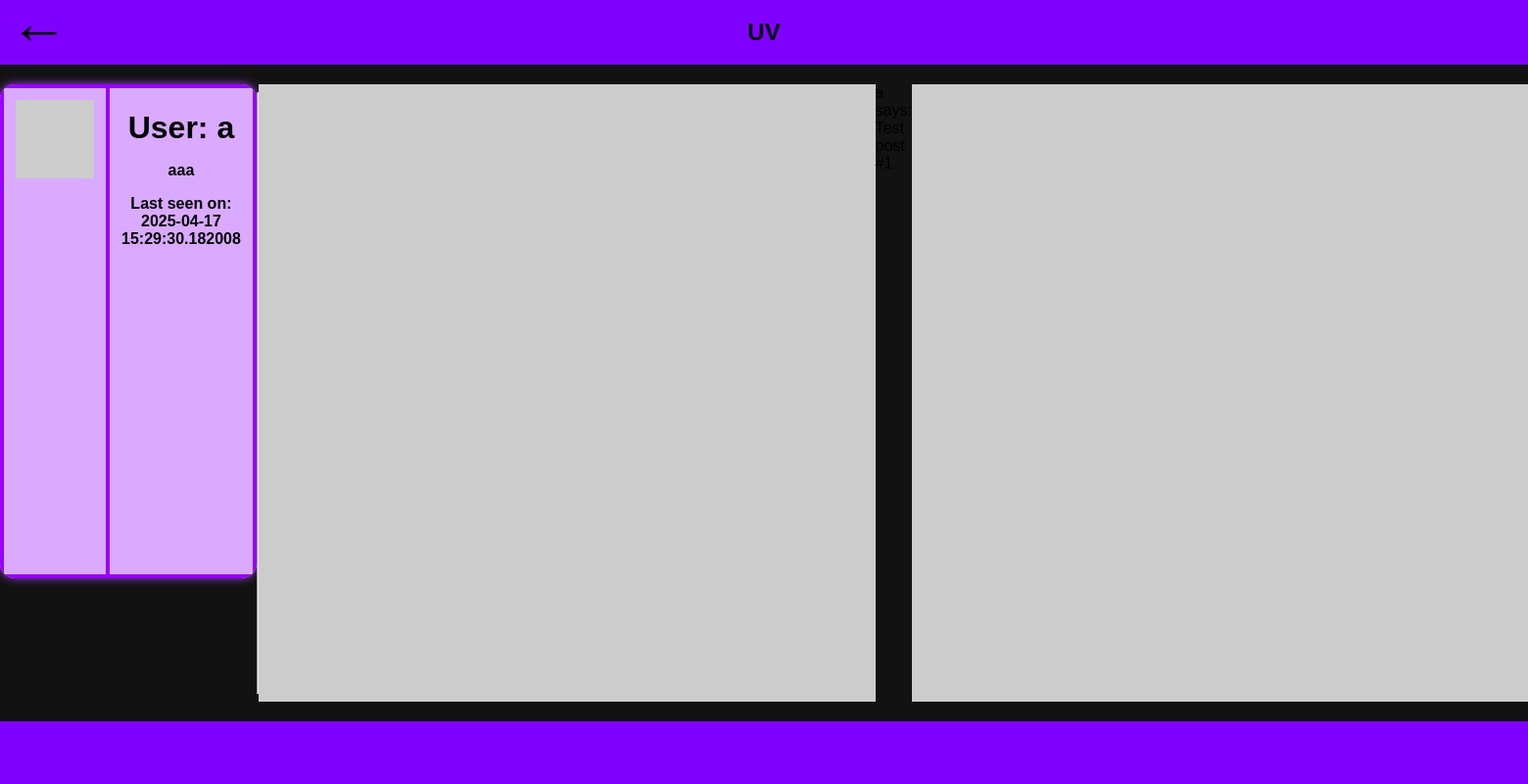
The page /user/a (signed in) on the database its author committed.
### app/models.py (models this page shows, shortened)
class User(UserMixin, db.Model):
    id: so.Mapped[int] = so.mapped_column(primary_key=True)
    username: so.Mapped[str] = so.mapped_column(sa.String(64), index=True,
                                                unique=True)
    email: so.Mapped[str] = so.mapped_column(sa.String(120), index=True,
                                                unique=True)
    password_hash: so.Mapped[Optional[str]] = so.mapped_column(sa.String(256))
    posts: so.WriteOnlyMapped['Post'] = so.relationship(
        back_populates='author')
    def avatar(self, size):
        digest = md5(self.email.lower().encode('utf-8')).hexdigest()
        return f'https://www.gravatar.com/avatar/%7Bdigest%7D?d=identicon&s={size}'
    about_me: so.Mapped[Optional[str]] = so.mapped_column(sa.String(140))
    last_seen: so.Mapped[Optional[datetime]] = so.mapped_column(
        default=lambda: datetime.now(timezone.utc))

### app/routes.py (the view)
@app.route('/user/<username>')
@login_required
def user(username):
    user = db.first_or_404(sa.select(User).where(User.username == username))
    posts = [
        {'author': user, 'body': 'Test post #1'},
        {'author': user, 'body': 'Test post #2'}
    ]
    return render_template('user.html', user=user, posts=posts, exibir_botao_voltar=True)

### app/models.py (called while the page is built)
@login.user_loader
def load_user(id):
    return db.session.get(User, int(id))

### app/routes.py (called while the page is built)
@app.before_request
def before_request():
    if current_user.is_authenticated:
        current_user.last_seen = datetime.now(timezone.utc)
        db.session.commit()

### app/templates/user.html (shortened to what this page needs)
{% extends "base.html" %}
{% block content %}
        <table>
            <tr valign="top">
                <td><img src="{{ user.avatar(128) }}"></td>
                <td>
                    <h1>User: {{ user.username }}</h1>
                    {% if user.about_me %}<p>{{ user.about_me }} </p>{% endif %}
                    {% if user.last_seen %}<p>Last seen on: {{ user.last_seen }}</p>{% endif %}
                </td>
            </tr>
        </table>
    <hr>
    {% for post in posts %}
        {% include '_post.html' %}
    {% endfor %}
{% endblock %}

### app/static/css/base.css (style rules this page uses)
html, body { height: 100%; margin: 0; padding: 0; display: flex; flex-direction: column; background-color: #111111ed; font-family: 'Segoe UI', Tahoma, Geneva, Verdana, sans-serif; color: #eee; }

### app/static/css/registros.css (style rules this page uses)
h1, h2 { text-align: center; margin: 10px 0; }
table { background-color: #d9aaff; border-collapse: collapse; width: 80%; max-width: 400px; border-radius: 15px; overflow: hidden; box-shadow: 0 0 10px #a03de3; height: 80%; }
th, td { padding: 12px; text-align: center; font-weight: bold; font-size: 1em; border: 2px solid #3f006b; }

### app/static/css/estatistica.css (style rules this page uses)
.table-estatistica tr, td, th { border-color: #9600ff; border-width: 4px; color: black; }

### app/static/css/register.css (style rules this page uses)
body { background-color: #121212; color: black; font-family: sans-serif; margin: 0; padding: 0; }

### app/static/css/edit_profile.css (style rules this page uses)
body { height: 100%; }

### rows shown on the page
User: username "a", about_me "aaa", last_seen "2025-04-17 15:29:30.182008"

### other values the page prints
{{ post.body }} "Test post #1"
